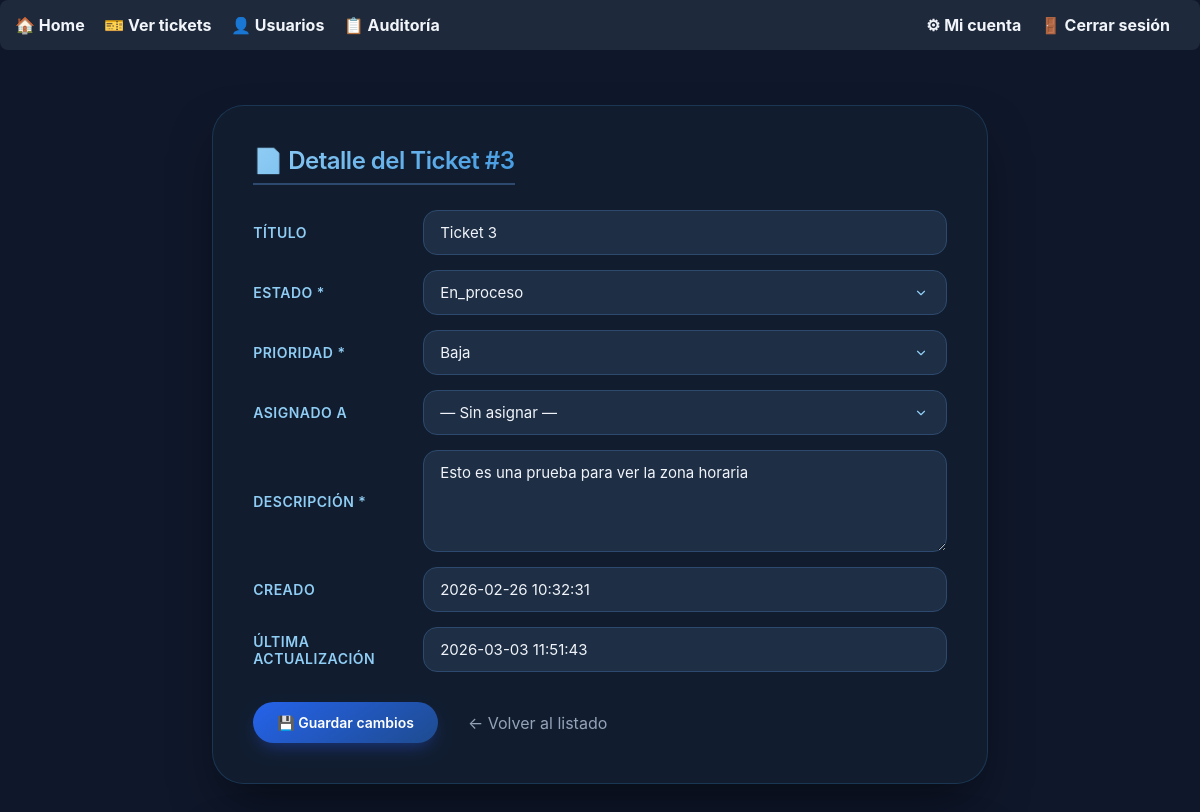
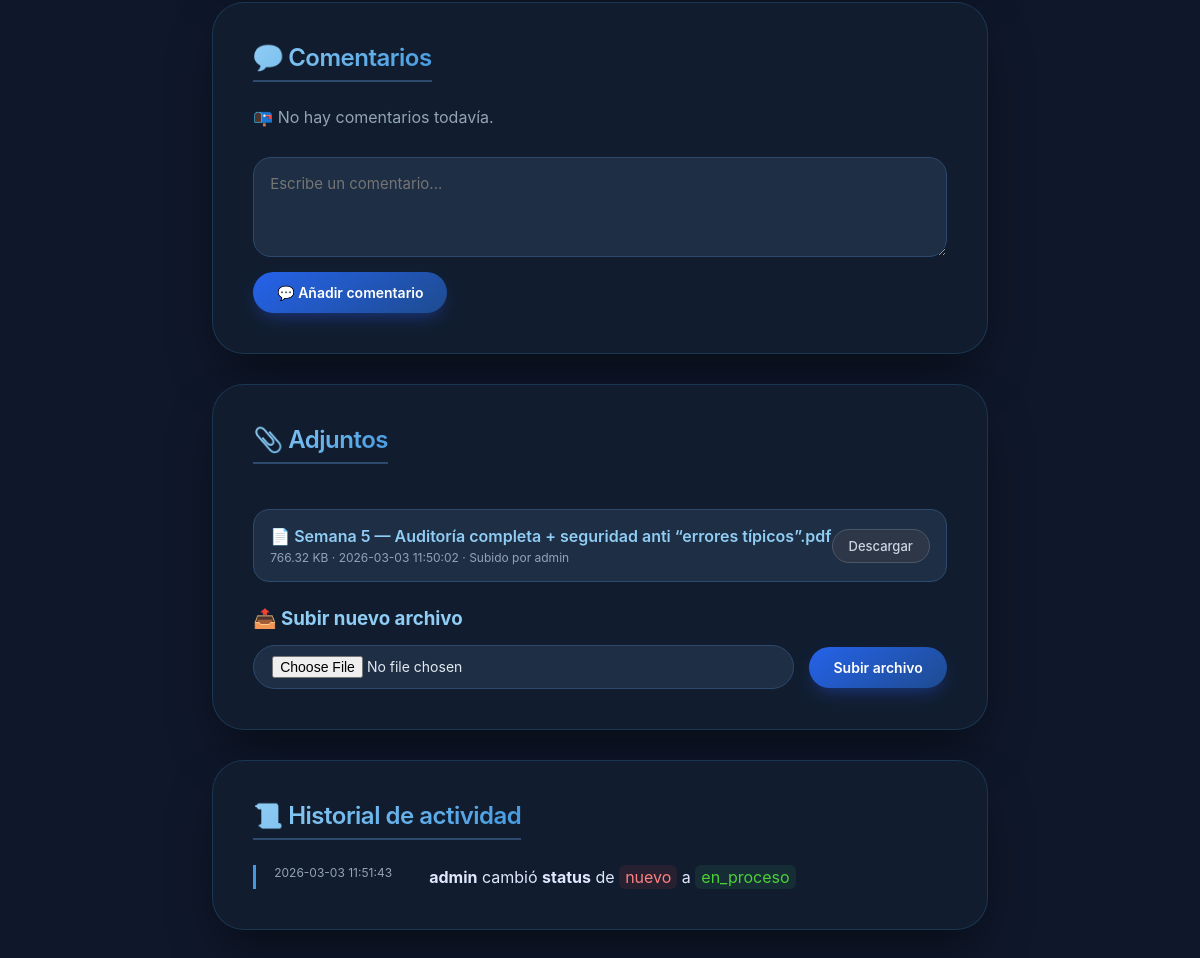
Screenshot of /ticket_detail.php?id=3 (signed in) with the database file from the repository (2 pictures, top to bottom).
### tables this page shows
CREATE TABLE tickets (
            id INTEGER PRIMARY KEY AUTOINCREMENT,
            title TEXT NOT NULL,
            description TEXT NOT NULL,
            status TEXT NOT NULL,
            priority TEXT NOT NULL,
            category TEXT NOT NULL,
            created_by INTEGER NOT NULL,
            assigned_to INTEGER NULL,
            created_at TEXT NOT NULL DEFAULT (datetime('now')),
            updated_at TEXT NOT NULL DEFAULT (datetime('now')),

            FOREIGN KEY (created_by) REFERENCES users(id) ON DELETE CASCADE,
            FOREIGN KEY (assigned_to) REFERENCES users(id) ON DELETE SET NULL
        );

CREATE TABLE historial_cambios (
            id INTEGER PRIMARY KEY AUTOINCREMENT,
            ticket_id INTEGER NOT NULL,
            user_id INTEGER NOT NULL,
            campo_modificado TEXT NOT NULL,
            valor_anterior TEXT,
            valor_nuevo TEXT,
            fecha_cambio TEXT NOT NULL DEFAULT (datetime('now')),

            FOREIGN KEY (ticket_id) REFERENCES tickets(id) ON DELETE CASCADE,
            FOREIGN KEY (user_id) REFERENCES users(id) ON DELETE CASCADE
        );

CREATE TABLE attachments (
            id INTEGER PRIMARY KEY AUTOINCREMENT,
            ticket_id INTEGER NOT NULL,
            filename TEXT NOT NULL,
            filepath TEXT NOT NULL,
            mime_type TEXT NOT NULL,      
            filesize INTEGER,
            uploaded_by INTEGER,
            created_at TEXT NOT NULL DEFAULT (datetime('now')),
            FOREIGN KEY (ticket_id) REFERENCES tickets(id) ON DELETE CASCADE,
            FOREIGN KEY (uploaded_by) REFERENCES users(id) ON DELETE SET NULL
        );

CREATE TABLE users (
            id INTEGER PRIMARY KEY AUTOINCREMENT,
            username TEXT NOT NULL UNIQUE,
            password_hash TEXT NOT NULL,
            role TEXT NOT NULL CHECK(role IN ('admin','tecnico','lector')),
            created_at TEXT NOT NULL DEFAULT (datetime('now'))
        );

### public/ticket_detail.php (called while the page is built, shortened)
<?php
require_once __DIR__ . '/../app/audit.php';
$db->setAttribute(PDO::ATTR_ERRMODE, PDO::ERRMODE_EXCEPTION);
$id = filter_input(INPUT_GET, 'id', FILTER_VALIDATE_INT);
$stmt = $db->prepare("
    SELECT t.*, u.username AS assigned_user
    FROM tickets t
    LEFT JOIN users u ON t.assigned_to = u.id
    WHERE t.id = :id
");
$stmt->execute([':id' => $id]);
$ticket = $stmt->fetch(PDO::FETCH_ASSOC);
$stmt = $db->prepare("
    SELECT a.*, u.username
    FROM attachments a
    LEFT JOIN users u ON a.uploaded_by = u.id
    WHERE a.ticket_id = :ticket_id
    ORDER BY a.created_at DESC
");
$stmt->execute([':ticket_id' => $id]);
$attachments = $stmt->fetchAll(PDO::FETCH_ASSOC);
$ticket['assigned_to'] = $ticket['assigned_to'] ?? null;
$ticket['updated_at']  = $ticket['updated_at'] ?? null;
$ticket['description'] = $ticket['description'] ?? '';
$ticket['status']      = $ticket['status'] ?? '';
$ticket['priority']    = $ticket['priority'] ?? '';
$stmtComments = $db->prepare("
    SELECT c.*, u.username
    FROM ticket_comments c
    LEFT JOIN users u ON c.user_id = u.id
    WHERE c.ticket_id = :ticket_id
    ORDER BY c.created_at ASC
");
$stmtComments->execute([':ticket_id' => $id]);
$comments = $stmtComments->fetchAll(PDO::FETCH_ASSOC);
$stmtHistorial = $db->prepare("
    SELECT h.*, u.username
    FROM historial_cambios h
    LEFT JOIN users u ON h.user_id = u.id
    WHERE h.ticket_id = :ticket_id
    ORDER BY h.fecha_cambio ASC
");
$stmtHistorial->execute([':ticket_id' => $id]);
$historial = $stmtHistorial->fetchAll(PDO::FETCH_ASSOC);
$timeline = [];
foreach ($historial as $change) {
    $timeline[] = [
        'type'       => 'change',
        'created_at' => $change['fecha_cambio'],
        'data'       => $change
    ];
}
usort($timeline, function ($a, $b) {
    return strtotime($a['created_at']) <=> strtotime($b['created_at']);
});
require_once __DIR__ . '/../views/partials/menu.php';
require_once __DIR__ . '/../views/tickets/detail.php';

### views/tickets/detail.php (the view, shortened to what this page needs)
<div class="detail-wrapper">
    <div class="detail-card">
        <h1 class="section-title">📄 Detalle del Ticket #<?= htmlspecialchars($ticket['id']) ?></h1>
        <?php if ($_SESSION['role'] === 'lector'): ?>
            <div class="detail-grid">
                <label>Título</label>
                <div><?= htmlspecialchars($ticket['title']) ?></div>
                <label>Estado</label>
                <div><?= ucfirst($ticket['status'] ?: 'Sin estado') ?></div>
                <label>Prioridad</label>
                <div><?= ucfirst($ticket['priority'] ?: 'Sin prioridad') ?></div>
                <label>Asignado a</label>
                <div><?= htmlspecialchars($ticket['assigned_user'] ?? 'Sin asignar') ?></div>
                <label>Descripción</label>
                <div><?= nl2br(htmlspecialchars($ticket['description'])) ?></div>
                <label>Creado</label>
                <div><?= htmlspecialchars($ticket['created_at']) ?></div>
                <label>Última actualización</label>
                <div><?= htmlspecialchars($ticket['updated_at']) ?></div>
            </div>
            <a href="tickets_view.php" class="btn-back">← Volver al listado</a>
        <?php else: ?>
            <form method="POST" action="">
                <div class="detail-grid">
                    <label>Título</label>
                    <div><?= htmlspecialchars($ticket['title']) ?></div>
                    <label>Estado *</label>
                    <select name="status" required>
                        <?php foreach (TICKET_STATUS as $s): ?>
                            <option value="<?= $s ?>" <?= $ticket['status'] === $s ? 'selected' : '' ?>>
                                <?= ucfirst($s) ?>
                            </option>
                        <?php endforeach; ?>
                    </select>
                    <label>Prioridad *</label>
                    <select name="priority" required>
                        <?php foreach (TICKET_PRIORITY as $p): ?>
                            <option value="<?= $p ?>" <?= $ticket['priority'] === $p ? 'selected' : '' ?>>
                                <?= ucfirst($p) ?>
                            </option>
                        <?php endforeach; ?>
                    </select>
                    <label>Asignado a</label>
                    <select name="assigned_to">
                        <option value="">— Sin asignar —</option>
                    </select>
                    <label>Descripción *</label>
                    <textarea name="description" rows="4" required><?= htmlspecialchars($ticket['description']) ?></textarea>
                    <label>Creado</label>
                    <div><?= htmlspecialchars($ticket['created_at']) ?></div>
                    <label>Última actualización</label>
                    <div><?= htmlspecialchars($ticket['updated_at']) ?></div>
                </div>
                <div style="display: flex; gap: 15px; align-items: center; margin-top: 20px;">
                    <button type="submit" class="btn-primary">💾 Guardar cambios</button>
                    <a href="tickets_view.php" class="btn-back">← Volver al listado</a>
                </div>
            </form>
        <?php endif; ?>
    </div>
    <div class="detail-card">
        <h2 class="section-title">💬 Comentarios</h2>
        <?php if (!empty($comments)): ?>
            <div class="timeline">
                <?php
                $totalComments = count($comments);
                foreach ($comments as $index => $c):
                    $isLast = ($index === $totalComments - 1);
                    $username = $c['username'] ?? 'Usuario';
                    $date = new DateTime($c['created_at']);
                    $now = new DateTime();
                    $diff = $now->diff($date);
                    if ($diff->d > 0) {
                        $timeAgo = "hace " . $diff->d . " día(s)";
                    } elseif ($diff->h > 0) {
                        $timeAgo = "hace " . $diff->h . " hora(s)";
                    } elseif ($diff->i > 0) {
                        $timeAgo = "hace " . $diff->i . " minuto(s)";
                    } else {
                        $timeAgo = "justo ahora";
                    }
                    $exactDate = $date->format('d/m/Y H:i');
                ?>
                    <div class="timeline-item <?= $isLast ? 'timeline-latest' : '' ?>">
                        <div class="timeline-marker"></div>
                        <div class="comment-content">
                            <div class="comment-header">
                                <span class="comment-author"><?= htmlspecialchars($username) ?></span>
                                <span class="comment-date"><?= $timeAgo ?> · <?= $exactDate ?></span>
                                <?php if ($isLast): ?>
                                    <span class="timeline-badge">Última actualización</span>
                                <?php endif; ?>
                            </div>
                            <div class="comment-text">
                                <?= nl2br(htmlspecialchars($c['comment'])) ?>
                            </div>
                        </div>
                    </div>
                <?php endforeach; ?>
            </div>
        <?php else: ?>
            <p style="color: #94a3b8;">📭 No hay comentarios todavía.</p>
        <?php endif; ?>
        <?php if ($_SESSION['role'] !== 'lector'): ?>
            <form method="POST" action="" class="comment-form">
                <textarea name="comment" placeholder="Escribe un comentario..." required></textarea>
                <button type="submit" class="btn-primary">💬 Añadir comentario</button>
            </form>
        <?php endif; ?>
    </div>
    <div class="detail-card">
        <h2 class="section-title">📎 Adjuntos</h2>
        <?php if (empty($attachments)): ?>
            <p style="color: #94a3b8;">No hay archivos adjuntos.</p>
        <?php else: ?>
            <div class="attachments-list">
                <?php foreach ($attachments as $file): ?>
                    <div class="attachment-card">
                        <div class="file-info">
                            <div class="file-name">📄 <?= htmlspecialchars($file['filename']) ?></div>
                            <div class="file-meta">
                                <?= round($file['filesize'] / 1024, 2) ?> KB ·
                                <?= htmlspecialchars($file['created_at']) ?> ·
                                Subido por <?= htmlspecialchars($file['username'] ?? 'Desconocido') ?>
                            </div>
                        </div>
                        <div class="file-actions">
                            <a href="download_attachment.php?id=<?= $file['id'] ?>" class="btn-download">Descargar</a>
                        </div>
                    </div>
                <?php endforeach; ?>
            </div>
        <?php endif; ?>
        <?php if ($_SESSION['role'] !== 'lector'): ?>
            <h3 style="margin: 25px 0 15px; color: #90cdf4;">📤 Subir nuevo archivo</h3>
            <form action="upload_attachment.php" method="POST" enctype="multipart/form-data" class="upload-form">
                <input type="file" name="attachment" required class="file-input">
                <button type="submit" class="btn-primary">Subir archivo</button>
            </form>
        <?php endif; ?>
    </div>
    <div class="detail-card">
        <h2 class="section-title">📜 Historial de actividad</h2>
        <?php if (empty($timeline)): ?>
            <p class="empty-history">No hay actividad registrada aún.</p>
        <?php else: ?>
            <div class="history-list">
                <?php foreach ($timeline as $item): ?>
                    <div class="history-item">
                        <div class="history-date"><?= htmlspecialchars($item['created_at']) ?></div>
                        <div class="history-content">
                            <?php if ($item['type'] === 'comment'): ?>
                                <p>
                                    <strong><?= htmlspecialchars($item['data']['username']) ?></strong> comentó:
                                </p>
                                <div class="history-box">
                                    <?= nl2br(htmlspecialchars($item['data']['comment'])) ?>
                                </div>
                            <?php elseif ($item['type'] === 'change'):
                                $campo = $item['data']['campo_modificado'];
                                $oldRaw = $item['data']['valor_anterior'];
                                $newRaw = $item['data']['valor_nuevo'];
                                if ($campo === 'assigned_to' && isset($userMap)) {
                                    $oldDisplay = (is_numeric($oldRaw) && isset($userMap[$oldRaw])) ? $userMap[$oldRaw] : ($oldRaw ?: '—');
                                    $newDisplay = (is_numeric($newRaw) && isset($userMap[$newRaw])) ? $userMap[$newRaw] : ($newRaw ?: '—');
                                } else {
                                    $oldDisplay = $oldRaw ?: '—';
                                    $newDisplay = $newRaw ?: '—';
                                }
                            ?>
                                <p>
                                    <strong><?= htmlspecialchars($item['data']['username']) ?></strong>
                                    cambió
                                    <strong><?= htmlspecialchars($campo) ?></strong>
                                    de <span class="old-value"><?= htmlspecialchars($oldDisplay) ?></span>
                                    a <span class="new-value"><?= htmlspecialchars($newDisplay) ?></span>
                                </p>
                            <?php endif; ?>
                        </div>
                    </div>
                <?php endforeach; ?>
            </div>
        <?php endif; ?>
    </div>
</div>

### rows the page displays
tickets: id "3", title "Ticket 3", status "En_proceso", priority "Baja", description "Esto es una prueba para ver la zona horaria", created_at "2026-02-26 10:32:31", updated_at "2026-03-03 11:51:43"
attachments: filename "Semana 5 — Auditoría completa + seguridad anti “errores típicos”.pdf", $file['filesize']/1024 "766.32", created_at "2026-03-03 11:50:02", uploaded_by.username "admin"
historial_cambios: created_at "2026-03-03 11:51:43", user.username "admin", campo_modificado "status", valor_anterior "nuevo", valor_nuevo "en_proceso"
